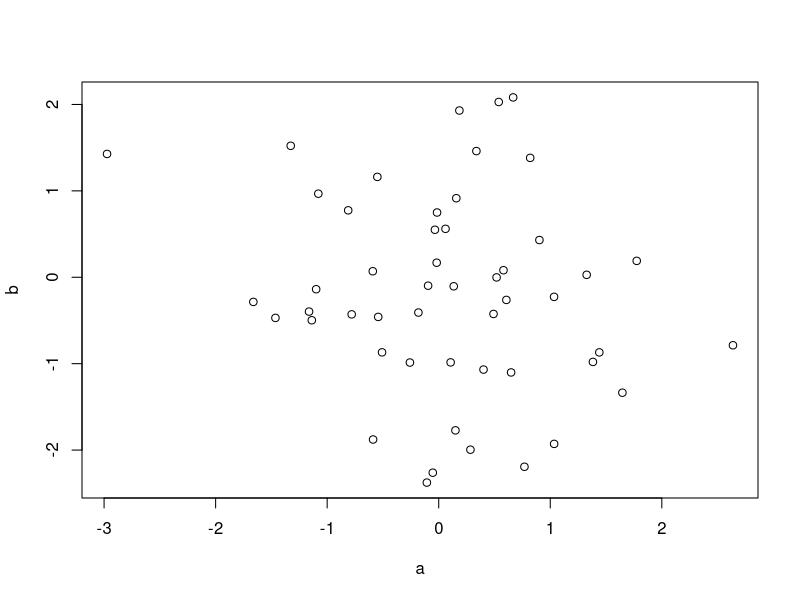

Source code (R):
## ---- chunk 1
3 -> a  # Assign value to variable
a

b <- c(3,4,5)   # 'c' combines values into vector or list
b
b[2]	# Access items in vectors by calling their position (aka indexing)

a <- rnorm(50) # Generate random normal vector
b <- rnorm(a)
plot(a, b)      # A simple plot

c <- cbind(a, b)    # Binds columns together (rbind does same by rows)
c
c[1]   # first element
c[1,]	 # first row
c[,1]  # first column

rbind(a,b)

ls() # See which R objects are now in the R workspace
## ---- chunk 2
sum(a)
mean(a)
min(a)
max(a)
var(a)
a^2		# Square values
sqrt(a)	# NaN for negative values
abs(a)
cor(a,b)

?cor   # Call help page for information

rm(list=ls())   # Remove items in memory
## ---- chunk 3
?mean
## ---- chunk 4
??components
